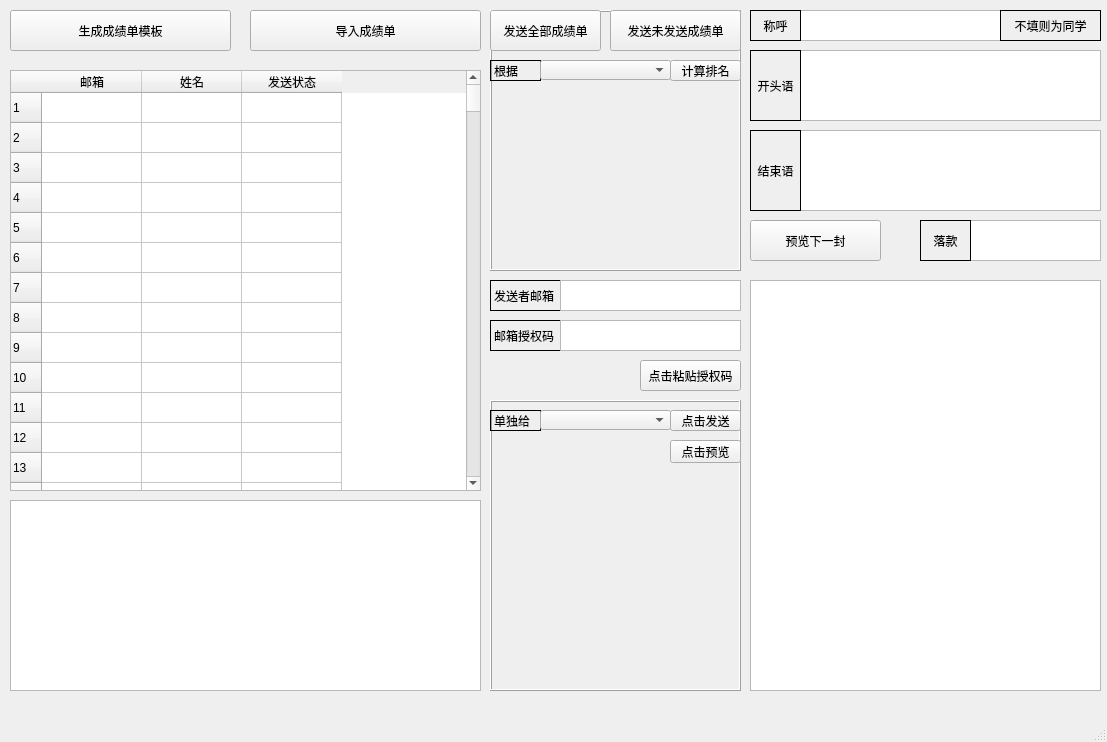
<?xml version="1.0" encoding="UTF-8"?>
<ui version="4.0">
 <class>MainWindow</class>
 <widget class="QMainWindow" name="MainWindow">
  <property name="geometry">
   <rect>
    <x>0</x>
    <y>0</y>
    <width>1107</width>
    <height>742</height>
   </rect>
  </property>
  <property name="minimumSize">
   <size>
    <width>5</width>
    <height>5</height>
   </size>
  </property>
  <property name="sizeIncrement">
   <size>
    <width>5</width>
    <height>5</height>
   </size>
  </property>
  <property name="baseSize">
   <size>
    <width>5</width>
    <height>5</height>
   </size>
  </property>
  <property name="windowTitle">
   <string>MainWindow</string>
  </property>
  <widget class="QWidget" name="centralwidget">
   <widget class="QTableWidget" name="tableWidget">
    <property name="geometry">
     <rect>
      <x>10</x>
      <y>70</y>
      <width>471</width>
      <height>421</height>
     </rect>
    </property>
    <property name="rowCount">
     <number>1000</number>
    </property>
    <property name="columnCount">
     <number>3</number>
    </property>
    <row/>
    <row/>
    <row/>
    <row/>
    <row/>
    <row/>
    <row/>
    <row/>
    <row/>
    <row/>
    <row/>
    <row/>
    <row/>
    <row/>
    <row/>
    <row/>
    <row/>
    <row/>
    <row/>
    <row/>
    <row/>
    <row/>
    <row/>
    <row/>
    <row/>
    <row/>
    <row/>
    <row/>
    <row/>
    <row/>
    <row/>
    <row/>
    <row/>
    <row/>
    <row/>
    <row/>
    <row/>
    <row/>
    <row/>
    <row/>
    <row/>
    <row/>
    <row/>
    <row/>
    <row/>
    <row/>
    <row/>
    <row/>
    <row/>
    <row/>
    <row/>
    <row/>
    <row/>
    <row/>
    <row/>
    <row/>
    <row/>
    <row/>
    <row/>
    <row/>
    <row/>
    <row/>
    <row/>
    <row/>
    <row/>
    <row/>
    <row/>
    <row/>
    <row/>
    <row/>
    <row/>
    <row/>
    <row/>
    <row/>
    <row/>
    <row/>
    <row/>
    <row/>
    <row/>
    <row/>
    <row/>
    <row/>
    <row/>
    <row/>
    <row/>
    <row/>
    <row/>
    <row/>
    <row/>
    <row/>
    <row/>
    <row/>
    <row/>
    <row/>
    <row/>
    <row/>
    <row/>
    <row/>
    <row/>
    <row/>
    <row/>
    <row/>
    <row/>
    <row/>
    <row/>
    <row/>
    <row/>
    <row/>
    <row/>
    <row/>
    <row/>
    <row/>
    <row/>
    <row/>
    <row/>
    <row/>
    <row/>
    <row/>
    <row/>
    <row/>
    <row/>
    <row/>
    <row/>
    <row/>
    <row/>
    <row/>
    <row/>
    <row/>
    <row/>
    <row/>
    <row/>
    <row/>
    <row/>
    <row/>
    <row/>
    <row/>
    <row/>
    <row/>
    <row/>
    <row/>
    <row/>
    <row/>
    <row/>
    <row/>
    <row/>
    <row/>
    <row/>
    <row/>
    <row/>
    <row/>
    <row/>
    <row/>
    <row/>
    <row/>
    <row/>
    <row/>
    <row/>
    <row/>
    <row/>
    <row/>
    <row/>
    <row/>
    <row/>
    <row/>
    <row/>
    <row/>
    <row/>
    <row/>
    <row/>
    <row/>
    <row/>
    <row/>
    <row/>
    <row/>
    <row/>
    <row/>
    <row/>
    <row/>
    <row/>
    <row/>
    <row/>
    <row/>
    <row/>
    <row/>
    <row/>
    <row/>
    <row/>
    <row/>
    <row/>
    <row/>
    <row/>
    <row/>
    <row/>
    <row/>
    <row/>
    <row/>
    <row/>
    <row/>
    <row/>
    <row/>
    <row/>
    <row/>
    <row/>
    <row/>
    <row/>
    <row/>
    <row/>
    <row/>
    <row/>
    <row/>
    <row/>
    <row/>
    <row/>
    <row/>
    <row/>
    <row/>
    <row/>
    <row/>
    <row/>
    <row/>
    <row/>
    <row/>
    <row/>
    <row/>
    <row/>
    <row/>
    <row/>
    <row/>
    <row/>
    <row/>
    <row/>
    <row/>
    <row/>
    <row/>
    <row/>
    <row/>
    <row/>
    <row/>
    <row/>
    <row/>
    <row/>
    <row/>
    <row/>
    <row/>
    <row/>
    <row/>
    <row/>
    <row/>
    <row/>
    <row/>
    <row/>
    <row/>
    <row/>
    <row/>
    <row/>
    <row/>
    <row/>
    <row/>
    <row/>
    <row/>
    <row/>
    <row/>
    <row/>
    <row/>
    <row/>
    <row/>
    <row/>
    <row/>
    <row/>
    <row/>
    <row/>
    <row/>
    <row/>
    <row/>
    <row/>
    <row/>
    <row/>
    <row/>
    <row/>
    <row/>
    <row/>
    <row/>
    <row/>
    <row/>
    <row/>
    <row/>
    <row/>
    <row/>
    <row/>
    <row/>
    <row/>
    <row/>
    <row/>
    <row/>
    <row/>
    <row/>
    <row/>
    <row/>
    <row/>
    <row/>
    <row/>
    <row/>
    <row/>
    <row/>
    <row/>
    <row/>
    <row/>
    <row/>
    <row/>
    <row/>
    <row/>
    <row/>
    <row/>
    <row/>
    <row/>
    <row/>
    <row/>
    <row/>
    <row/>
    <row/>
    <row/>
    <row/>
    <row/>
    <row/>
    <row/>
    <row/>
    <row/>
    <row/>
    <row/>
    <row/>
    <row/>
    <row/>
    <row/>
    <row/>
    <row/>
    <row/>
    <row/>
    <row/>
    <row/>
    <row/>
    <row/>
    <row/>
    <row/>
    <row/>
    <row/>
    <row/>
    <row/>
    <row/>
    <row/>
    <row/>
    <row/>
    <row/>
    <row/>
    <row/>
    <row/>
    <row/>
    <row/>
    <row/>
    <row/>
    <row/>
    <row/>
    <row/>
    <row/>
    <row/>
    <row/>
    <row/>
    <row/>
    <row/>
    <row/>
    <row/>
    <row/>
    <row/>
    <row/>
    <row/>
    <row/>
    <row/>
    <row/>
    <row/>
    <row/>
    <row/>
    <row/>
    <row/>
    <row/>
    <row/>
    <row/>
    <row/>
    <row/>
    <row/>
    <row/>
    <row/>
    <row/>
    <row/>
    <row/>
    <row/>
    <row/>
    <row/>
    <row/>
    <row/>
    <row/>
    <row/>
    <row/>
    <row/>
    <row/>
    <row/>
    <row/>
    <row/>
    <row/>
    <row/>
    <row/>
    <row/>
    <row/>
    <row/>
    <row/>
    <row/>
    <row/>
    <row/>
    <row/>
    <row/>
    <row/>
    <row/>
    <row/>
    <row/>
    <row/>
    <row/>
    <row/>
    <row/>
    <row/>
    <row/>
    <row/>
    <row/>
    <row/>
    <row/>
    <row/>
    <row/>
    <row/>
    <row/>
    <row/>
    <row/>
    <row/>
    <row/>
    <row/>
    <row/>
    <row/>
    <row/>
    <row/>
    <row/>
    <row/>
    <row/>
    <row/>
    <row/>
    <row/>
    <row/>
    <row/>
    <row/>
    <row/>
    <row/>
    <row/>
    <row/>
    <row/>
    <row/>
    <row/>
    <row/>
    <row/>
    <row/>
    <row/>
    <row/>
    <row/>
    <row/>
    <row/>
    <row/>
    <row/>
    <row/>
    <row/>
    <row/>
    <row/>
    <row/>
    <row/>
    <row/>
    <row/>
    <row/>
    <row/>
    <row/>
    <row/>
    <row/>
    <row/>
    <row/>
    <row/>
    <row/>
    <row/>
    <row/>
    <row/>
    <row/>
    <row/>
    <row/>
    <row/>
    <row/>
    <row/>
    <row/>
    <row/>
    <row/>
    <row/>
    <row/>
    <row/>
    <row/>
    <row/>
    <row/>
    <row/>
    <row/>
    <row/>
    <row/>
    <row/>
    <row/>
    <row/>
    <row/>
    <row/>
    <row/>
    <row/>
    <row/>
    <row/>
    <row/>
    <row/>
    <row/>
    <row/>
    <row/>
    <row/>
    <row/>
    <row/>
    <row/>
    <row/>
    <row/>
    <row/>
    <row/>
    <row/>
    <row/>
    <row/>
    <row/>
    <row/>
    <row/>
    <row/>
    <row/>
    <row/>
    <row/>
    <row/>
    <row/>
    <row/>
    <row/>
    <row/>
    <row/>
    <row/>
    <row/>
    <row/>
    <row/>
    <row/>
    <row/>
    <row/>
    <row/>
    <row/>
    <row/>
    <row/>
    <row/>
    <row/>
    <row/>
    <row/>
    <row/>
    <row/>
    <row/>
    <row/>
    <row/>
    <row/>
    <row/>
    <row/>
    <row/>
    <row/>
    <row/>
    <row/>
    <row/>
    <row/>
    <row/>
    <row/>
    <row/>
    <row/>
    <row/>
    <row/>
    <row/>
    <row/>
    <row/>
    <row/>
    <row/>
    <row/>
    <row/>
    <row/>
    <row/>
    <row/>
    <row/>
    <row/>
    <row/>
    <row/>
    <row/>
    <row/>
    <row/>
    <row/>
    <row/>
    <row/>
    <row/>
    <row/>
    <row/>
    <row/>
    <row/>
    <row/>
    <row/>
    <row/>
    <row/>
    <row/>
    <row/>
    <row/>
    <row/>
    <row/>
    <row/>
    <row/>
    <row/>
    <row/>
    <row/>
    <row/>
    <row/>
    <row/>
    <row/>
    <row/>
    <row/>
    <row/>
    <row/>
    <row/>
    <row/>
    <row/>
    <row/>
    <row/>
    <row/>
    <row/>
    <row/>
    <row/>
    <row/>
    <row/>
    <row/>
    <row/>
    <row/>
    <row/>
    <row/>
    <row/>
    <row/>
    <row/>
    <row/>
    <row/>
    <row/>
    <row/>
    <row/>
    <row/>
    <row/>
    <row/>
    <row/>
    <row/>
    <row/>
    <row/>
    <row/>
    <row/>
    <row/>
    <row/>
    <row/>
    <row/>
    <row/>
    <row/>
    <row/>
    <row/>
    <row/>
    <row/>
    <row/>
    <row/>
    <row/>
    <row/>
    <row/>
    <row/>
    <row/>
    <row/>
    <row/>
    <row/>
    <row/>
    <row/>
    <row/>
    <row/>
    <row/>
    <row/>
    <row/>
    <row/>
    <row/>
    <row/>
    <row/>
    <row/>
    <row/>
    <row/>
    <row/>
    <row/>
    <row/>
    <row/>
    <row/>
    <row/>
    <row/>
    <row/>
    <row/>
    <row/>
    <row/>
    <row/>
    <row/>
    <row/>
    <row/>
    <row/>
    <row/>
    <row/>
    <row/>
    <row/>
    <row/>
    <row/>
    <row/>
    <row/>
    <row/>
    <row/>
    <row/>
    <row/>
    <row/>
    <row/>
    <row/>
    <row/>
    <row/>
    <row/>
    <row/>
    <row/>
    <row/>
    <row/>
    <row/>
    <row/>
    <row/>
    <row/>
    <row/>
    <row/>
    <row/>
    <row/>
    <row/>
    <row/>
    <row/>
    <row/>
    <row/>
    <row/>
    <row/>
    <row/>
    <row/>
    <row/>
    <row/>
    <row/>
    <row/>
    <row/>
    <row/>
    <row/>
    <row/>
    <row/>
    <row/>
    <row/>
    <row/>
    <row/>
    <row/>
    <row/>
    <row/>
    <row/>
    <row/>
    <row/>
    <row/>
    <row/>
    <row/>
    <row/>
    <row/>
    <row/>
    <row/>
    <row/>
    <row/>
    <row/>
    <row/>
    <row/>
    <row/>
    <row/>
    <row/>
    <row/>
    <row/>
    <row/>
    <row/>
    <row/>
    <row/>
    <row/>
    <row/>
    <row/>
    <row/>
    <row/>
    <row/>
    <row/>
    <row/>
    <row/>
    <row/>
    <row/>
    <row/>
    <row/>
    <row/>
    <row/>
    <row/>
    <row/>
    <row/>
    <row/>
    <row/>
    <row/>
    <row/>
    <row/>
    <row/>
    <row/>
    <row/>
    <row/>
    <row/>
    <row/>
    <row/>
    <row/>
    <row/>
    <row/>
    <row/>
    <row/>
    <row/>
    <row/>
    <row/>
    <row/>
    <row/>
    <row/>
    <row/>
    <row/>
    <row/>
    <row/>
    <row/>
    <row/>
    <row/>
    <row/>
    <row/>
    <row/>
    <row/>
    <row/>
    <row/>
    <row/>
    <row/>
    <row/>
    <row/>
    <row/>
    <row/>
    <row/>
    <row/>
    <row/>
    <row/>
    <row/>
    <row/>
    <row/>
    <row/>
    <row/>
    <row/>
    <row/>
    <row/>
    <row/>
    <row/>
    <row/>
    <row/>
    <row/>
    <row/>
    <row/>
    <row/>
    <row/>
    <row/>
    <row/>
    <row/>
    <row/>
    <row/>
    <row/>
    <row/>
    <row/>
    <row/>
    <row/>
    <row/>
    <row/>
    <row/>
    <row/>
    <row/>
    <row/>
    <row/>
    <row/>
    <row/>
    <row/>
    <row/>
    <row/>
    <row/>
    <row/>
    <row/>
    <row/>
    <row/>
    <row/>
    <row/>
    <row/>
    <row/>
    <row/>
    <row/>
    <row/>
    <row/>
    <row/>
    <row/>
    <row/>
    <row/>
    <row/>
    <row/>
    <row/>
    <row/>
    <row/>
    <row/>
    <row/>
    <row/>
    <row/>
    <row/>
    <row/>
    <row/>
    <row/>
    <row/>
    <row/>
    <row/>
    <row/>
    <row/>
    <row/>
    <row/>
    <row/>
    <row/>
    <row/>
    <row/>
    <row/>
    <row/>
    <row/>
    <row/>
    <row/>
    <row/>
    <row/>
    <row/>
    <row/>
    <row/>
    <row/>
    <row/>
    <row/>
    <row/>
    <row/>
    <row/>
    <row/>
    <row/>
    <row/>
    <row/>
    <row/>
    <row/>
    <row/>
    <row/>
    <row/>
    <row/>
    <row/>
    <row/>
    <row/>
    <row/>
    <row/>
    <row/>
    <row/>
    <row/>
    <row/>
    <row/>
    <row/>
    <row/>
    <row/>
    <row/>
    <row/>
    <row/>
    <row/>
    <row/>
    <row/>
    <row/>
    <row/>
    <row/>
    <row/>
    <row/>
    <row/>
    <row/>
    <row/>
    <row/>
    <row/>
    <row/>
    <row/>
    <row/>
    <row/>
    <row/>
    <row/>
    <row/>
    <row/>
    <row/>
    <column>
     <property name="text">
      <string>邮箱</string>
     </property>
    </column>
    <column>
     <property name="text">
      <string>姓名</string>
     </property>
    </column>
    <column>
     <property name="text">
      <string>发送状态</string>
     </property>
    </column>
   </widget>
   <widget class="QPushButton" name="pushButton">
    <property name="geometry">
     <rect>
      <x>10</x>
      <y>10</y>
      <width>221</width>
      <height>41</height>
     </rect>
    </property>
    <property name="text">
     <string>生成成绩单模板</string>
    </property>
   </widget>
   <widget class="QPushButton" name="pushButton_2">
    <property name="geometry">
     <rect>
      <x>250</x>
      <y>10</y>
      <width>231</width>
      <height>41</height>
     </rect>
    </property>
    <property name="text">
     <string>导入成绩单</string>
    </property>
   </widget>
   <widget class="QTextBrowser" name="textBrowser">
    <property name="geometry">
     <rect>
      <x>750</x>
      <y>280</y>
      <width>351</width>
      <height>411</height>
     </rect>
    </property>
    <property name="openLinks">
     <bool>true</bool>
    </property>
   </widget>
   <widget class="QTextBrowser" name="textBrowser_2">
    <property name="geometry">
     <rect>
      <x>10</x>
      <y>500</y>
      <width>471</width>
      <height>191</height>
     </rect>
    </property>
   </widget>
   <widget class="QFrame" name="frame">
    <property name="geometry">
     <rect>
      <x>490</x>
      <y>10</y>
      <width>251</width>
      <height>261</height>
     </rect>
    </property>
    <property name="frameShape">
     <enum>QFrame::Box</enum>
    </property>
    <property name="frameShadow">
     <enum>QFrame::Raised</enum>
    </property>
    <widget class="QPushButton" name="pushButton_4">
     <property name="geometry">
      <rect>
       <x>0</x>
       <y>0</y>
       <width>111</width>
       <height>41</height>
      </rect>
     </property>
     <property name="text">
      <string>发送全部成绩单</string>
     </property>
    </widget>
    <widget class="QPushButton" name="pushButton_3">
     <property name="geometry">
      <rect>
       <x>120</x>
       <y>0</y>
       <width>131</width>
       <height>41</height>
      </rect>
     </property>
     <property name="text">
      <string>发送未发送成绩单</string>
     </property>
    </widget>
    <widget class="QLabel" name="label_7">
     <property name="geometry">
      <rect>
       <x>0</x>
       <y>50</y>
       <width>51</width>
       <height>21</height>
      </rect>
     </property>
     <property name="styleSheet">
      <string notr="true">font: 10pt &quot;Arial&quot;;</string>
     </property>
     <property name="frameShape">
      <enum>QFrame::Box</enum>
     </property>
     <property name="text">
      <string>根据</string>
     </property>
    </widget>
    <widget class="QPushButton" name="pushButton_7">
     <property name="geometry">
      <rect>
       <x>180</x>
       <y>50</y>
       <width>71</width>
       <height>21</height>
      </rect>
     </property>
     <property name="focusPolicy">
      <enum>Qt::StrongFocus</enum>
     </property>
     <property name="text">
      <string>计算排名</string>
     </property>
    </widget>
    <widget class="QComboBox" name="comboBox_2">
     <property name="geometry">
      <rect>
       <x>50</x>
       <y>50</y>
       <width>131</width>
       <height>20</height>
      </rect>
     </property>
     <property name="maxVisibleItems">
      <number>5</number>
     </property>
    </widget>
   </widget>
   <widget class="QFrame" name="frame_2">
    <property name="geometry">
     <rect>
      <x>490</x>
      <y>400</y>
      <width>251</width>
      <height>291</height>
     </rect>
    </property>
    <property name="frameShape">
     <enum>QFrame::Box</enum>
    </property>
    <property name="frameShadow">
     <enum>QFrame::Raised</enum>
    </property>
    <widget class="QPushButton" name="pushButton_5">
     <property name="geometry">
      <rect>
       <x>180</x>
       <y>10</y>
       <width>71</width>
       <height>21</height>
      </rect>
     </property>
     <property name="focusPolicy">
      <enum>Qt::StrongFocus</enum>
     </property>
     <property name="text">
      <string>点击发送</string>
     </property>
    </widget>
    <widget class="QLabel" name="label">
     <property name="geometry">
      <rect>
       <x>0</x>
       <y>10</y>
       <width>51</width>
       <height>21</height>
      </rect>
     </property>
     <property name="styleSheet">
      <string notr="true">font: 10pt &quot;Arial&quot;;</string>
     </property>
     <property name="frameShape">
      <enum>QFrame::Box</enum>
     </property>
     <property name="text">
      <string>单独给</string>
     </property>
    </widget>
    <widget class="QComboBox" name="comboBox">
     <property name="geometry">
      <rect>
       <x>50</x>
       <y>10</y>
       <width>131</width>
       <height>20</height>
      </rect>
     </property>
     <property name="maxVisibleItems">
      <number>5</number>
     </property>
     <property name="sizeAdjustPolicy">
      <enum>QComboBox::AdjustToContentsOnFirstShow</enum>
     </property>
    </widget>
    <widget class="QPushButton" name="pushButton_9">
     <property name="geometry">
      <rect>
       <x>180</x>
       <y>40</y>
       <width>71</width>
       <height>23</height>
      </rect>
     </property>
     <property name="text">
      <string>点击预览</string>
     </property>
    </widget>
   </widget>
   <widget class="QTextEdit" name="textEdit">
    <property name="geometry">
     <rect>
      <x>800</x>
      <y>50</y>
      <width>301</width>
      <height>71</height>
     </rect>
    </property>
   </widget>
   <widget class="QTextEdit" name="textEdit_2">
    <property name="geometry">
     <rect>
      <x>800</x>
      <y>130</y>
      <width>301</width>
      <height>81</height>
     </rect>
    </property>
   </widget>
   <widget class="QTextEdit" name="textEdit_3">
    <property name="geometry">
     <rect>
      <x>800</x>
      <y>10</y>
      <width>201</width>
      <height>31</height>
     </rect>
    </property>
   </widget>
   <widget class="QTextEdit" name="textEdit_4">
    <property name="geometry">
     <rect>
      <x>970</x>
      <y>220</y>
      <width>131</width>
      <height>41</height>
     </rect>
    </property>
   </widget>
   <widget class="QPushButton" name="pushButton_6">
    <property name="geometry">
     <rect>
      <x>750</x>
      <y>220</y>
      <width>131</width>
      <height>41</height>
     </rect>
    </property>
    <property name="text">
     <string>预览下一封</string>
    </property>
   </widget>
   <widget class="QLabel" name="label_2">
    <property name="geometry">
     <rect>
      <x>920</x>
      <y>220</y>
      <width>51</width>
      <height>41</height>
     </rect>
    </property>
    <property name="layoutDirection">
     <enum>Qt::LeftToRight</enum>
    </property>
    <property name="frameShape">
     <enum>QFrame::Panel</enum>
    </property>
    <property name="text">
     <string>落款</string>
    </property>
    <property name="alignment">
     <set>Qt::AlignCenter</set>
    </property>
   </widget>
   <widget class="QLabel" name="label_3">
    <property name="geometry">
     <rect>
      <x>750</x>
      <y>10</y>
      <width>51</width>
      <height>31</height>
     </rect>
    </property>
    <property name="layoutDirection">
     <enum>Qt::LeftToRight</enum>
    </property>
    <property name="frameShape">
     <enum>QFrame::Panel</enum>
    </property>
    <property name="text">
     <string>称呼</string>
    </property>
    <property name="alignment">
     <set>Qt::AlignCenter</set>
    </property>
   </widget>
   <widget class="QLabel" name="label_4">
    <property name="geometry">
     <rect>
      <x>1000</x>
      <y>10</y>
      <width>101</width>
      <height>31</height>
     </rect>
    </property>
    <property name="layoutDirection">
     <enum>Qt::LeftToRight</enum>
    </property>
    <property name="frameShape">
     <enum>QFrame::Panel</enum>
    </property>
    <property name="text">
     <string>不填则为同学</string>
    </property>
    <property name="alignment">
     <set>Qt::AlignCenter</set>
    </property>
   </widget>
   <widget class="QLabel" name="label_5">
    <property name="geometry">
     <rect>
      <x>750</x>
      <y>50</y>
      <width>51</width>
      <height>71</height>
     </rect>
    </property>
    <property name="layoutDirection">
     <enum>Qt::LeftToRight</enum>
    </property>
    <property name="frameShape">
     <enum>QFrame::Panel</enum>
    </property>
    <property name="text">
     <string>开头语</string>
    </property>
    <property name="alignment">
     <set>Qt::AlignCenter</set>
    </property>
   </widget>
   <widget class="QLabel" name="label_6">
    <property name="geometry">
     <rect>
      <x>750</x>
      <y>130</y>
      <width>51</width>
      <height>81</height>
     </rect>
    </property>
    <property name="layoutDirection">
     <enum>Qt::LeftToRight</enum>
    </property>
    <property name="frameShape">
     <enum>QFrame::Panel</enum>
    </property>
    <property name="text">
     <string>结束语</string>
    </property>
    <property name="alignment">
     <set>Qt::AlignCenter</set>
    </property>
   </widget>
   <widget class="QLabel" name="label_8">
    <property name="geometry">
     <rect>
      <x>490</x>
      <y>280</y>
      <width>71</width>
      <height>31</height>
     </rect>
    </property>
    <property name="frameShape">
     <enum>QFrame::Box</enum>
    </property>
    <property name="text">
     <string>发送者邮箱</string>
    </property>
   </widget>
   <widget class="QTextEdit" name="textEdit_5">
    <property name="geometry">
     <rect>
      <x>560</x>
      <y>280</y>
      <width>181</width>
      <height>31</height>
     </rect>
    </property>
   </widget>
   <widget class="QLabel" name="label_9">
    <property name="geometry">
     <rect>
      <x>490</x>
      <y>320</y>
      <width>71</width>
      <height>31</height>
     </rect>
    </property>
    <property name="frameShape">
     <enum>QFrame::Box</enum>
    </property>
    <property name="text">
     <string>邮箱授权码</string>
    </property>
   </widget>
   <widget class="QTextEdit" name="textEdit_6">
    <property name="geometry">
     <rect>
      <x>560</x>
      <y>320</y>
      <width>181</width>
      <height>31</height>
     </rect>
    </property>
   </widget>
   <widget class="QPushButton" name="pushButton_8">
    <property name="geometry">
     <rect>
      <x>640</x>
      <y>360</y>
      <width>101</width>
      <height>31</height>
     </rect>
    </property>
    <property name="text">
     <string>点击粘贴授权码</string>
    </property>
   </widget>
  </widget>
  <widget class="QMenuBar" name="menubar">
   <property name="geometry">
    <rect>
     <x>0</x>
     <y>0</y>
     <width>1107</width>
     <height>23</height>
    </rect>
   </property>
  </widget>
  <widget class="QStatusBar" name="statusbar"/>
 </widget>
 <resources/>
 <connections/>
</ui>
